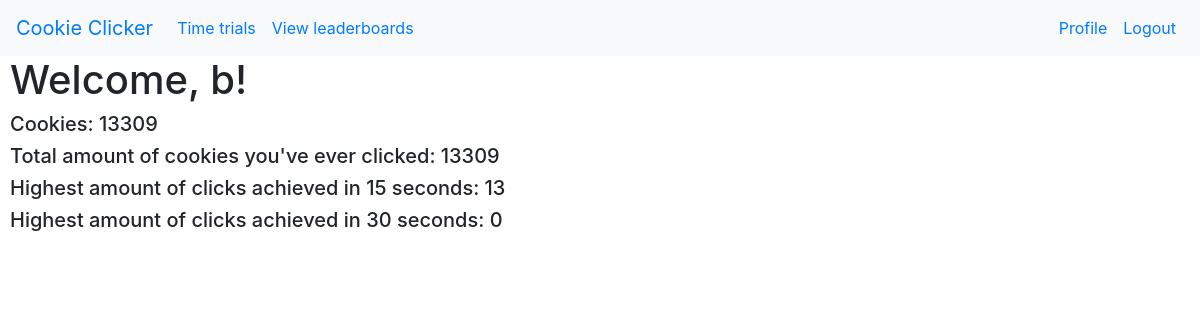
/profile (signed in), run on an earlier commit of the app's database.
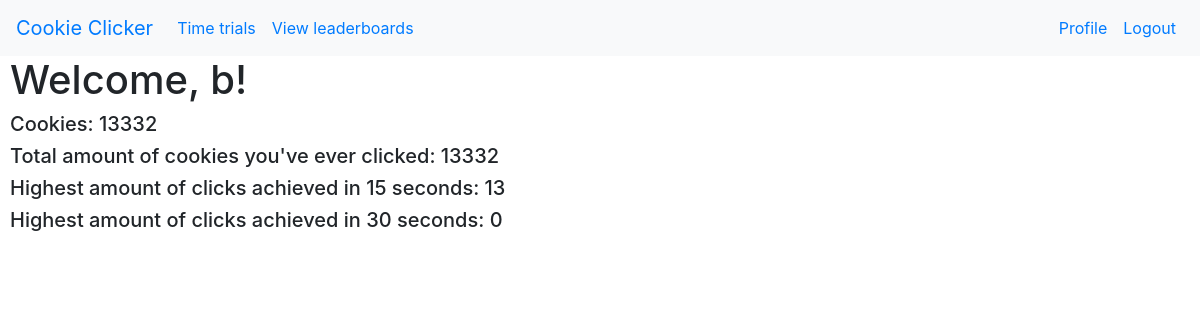
And on a later commit of the database.
### tables this page shows
CREATE TABLE accounts(
            username TEXT,
            password TEXT,
            clicks INTEGER,
            total_clicks INTEGER,
            perk_0_lvl INTEGER,
            perk_1_lvl INTEGER,
            achievements_earned_ids TEXT,
            trial_15_sec INTEGER,
            trial_30_sec INTEGER
        );

### app.py (the view)
@app.route('/profile')
@login_required
def profile():
	username = session['username']
	cookies = db_ops.get_clicks(username) # a tuple, index 0 is cookies, index 1 is total_cookies
	trials = db_ops.get_trial_data(username) #same here
	return render_template("profile.html",
		name = username, cookies = cookies[0], total_cookies = cookies[1],
		trial_15_sec = trials[0], trial_30_sec = trials[1])

### app.py (called while the page is built)
def login_required(f):
    @wraps(f)
    def wrap(*args, **kwargs):
        if 'username' in session:
            return f(*args, **kwargs)
        else:
            session['prev_url'] = url_for(f"{f.__name__}")
            return redirect(url_for('home'))
    return wrap

### utl/db_ops.py (called while the page is built)
def get_clicks(username):
    db = sqlite3.connect(DB_FILE)
    c = db.cursor()
    c.execute("SELECT clicks FROM accounts WHERE username = (?)", (username,))
    cookies = c.fetchall()[0][0]
    c.execute("SELECT total_clicks FROM accounts WHERE username = (?)", (username,))
    total_cookies = c.fetchall()[0][0]
    db.close()
    return cookies, total_cookies

def get_trial_data(username):
    db = sqlite3.connect(DB_FILE)
    c = db.cursor()
    c.execute("SELECT trial_15_sec FROM accounts WHERE username = (?)", (username,))
    trial_15_sec = c.fetchall()[0][0]
    c.execute("SELECT trial_30_sec FROM accounts WHERE username = (?)", (username,))
    trial_30_sec = c.fetchall()[0][0]
    db.close()
    return trial_15_sec, trial_30_sec

### templates/profile.html
{% extends "base.html" %}
{% block content %}
  <h1>Welcome, {{ name }}! </h1>
  <h5>Cookies: {{ cookies }}</h5>
  <h5>Total amount of cookies you've ever clicked: {{ total_cookies }}</h5>
  <h5>Highest amount of clicks achieved in 15 seconds: {{ trial_15_sec }}</h5>
  <h5>Highest amount of clicks achieved in 30 seconds: {{ trial_30_sec }}</h5>
{% endblock content %}

### templates/base.html (shortened to what this page needs)
<!DOCTYPE html>
<html lang="en">
<head>
  <link rel="stylesheet" href="https://stackpath.bootstrapcdn.com/bootstrap/4.4.1/css/bootstrap.min.css">
  <link rel="stylesheet" type="text/css" href="static/styles/cover.css">
  <link rel="stylesheet" type="text/css" href="static/styles/mystyle.css">
</head>
<body>
  {% set msgs = get_flashed_messages() %}
  <nav class="navbar navbar-expand-sm bg-light">
    <a class="navbar-brand" href="../">Cookie Clicker</a>
    <ul class="navbar-nav">
      <li><a class="nav-link" href="../trial">Time trials</a></li>
      <li><a class="nav-link" href="../leaderboards">View leaderboards</a></li>
    </ul>
    <ul class="navbar-nav ml-auto">
      <li><a class="nav-link" href="../profile">Profile</a></li>
      <li><a class="nav-link" href="../logout">Logout</a></li>
    </ul>
  </nav>
  {% block content %}
  {% endblock content %}
</body>
</html>

### static/styles/mystyle.css (style rules this page uses)
html, body { min-height: 100%; }
body { height: 100vh; }
h1, h2, h3, h4, h5, th, td { padding-left: 10px; }

What changed in the data, as far as the page shows it:
changed accounts: clicks "13309" → "13332"; total_clicks "13309" → "13332"
